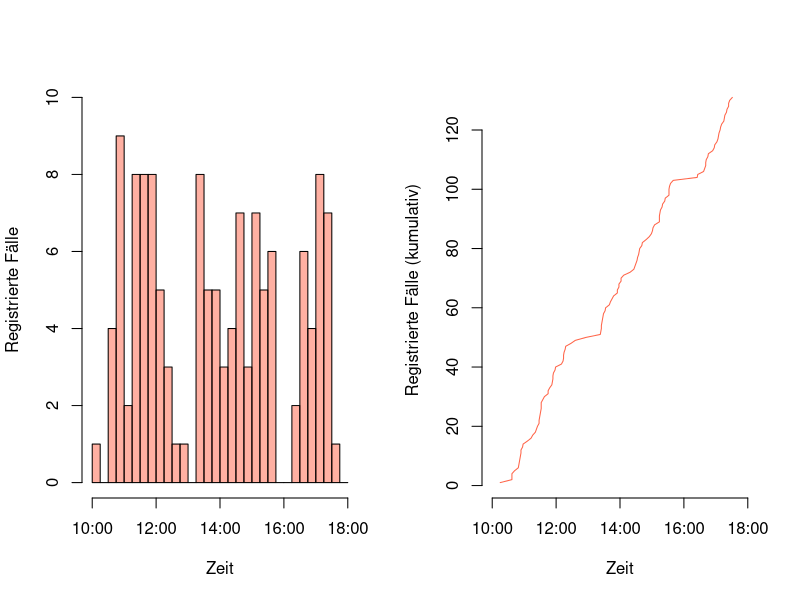
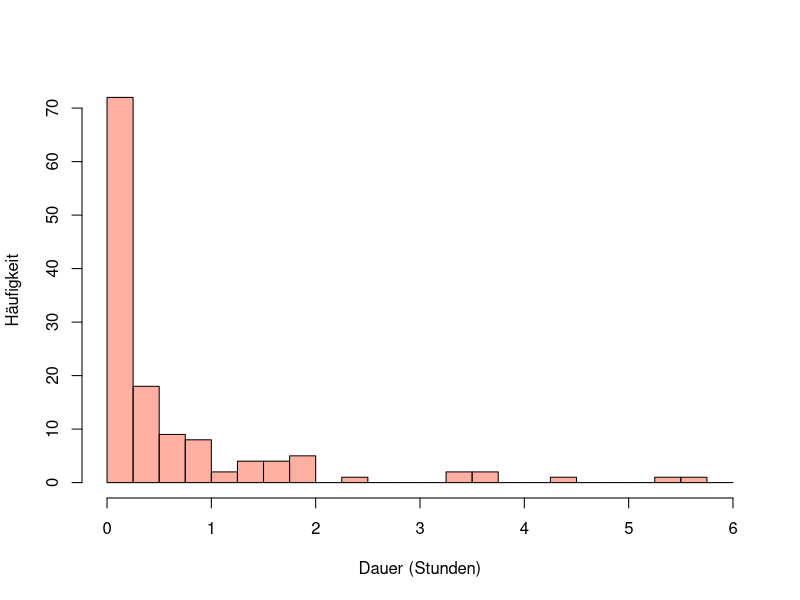
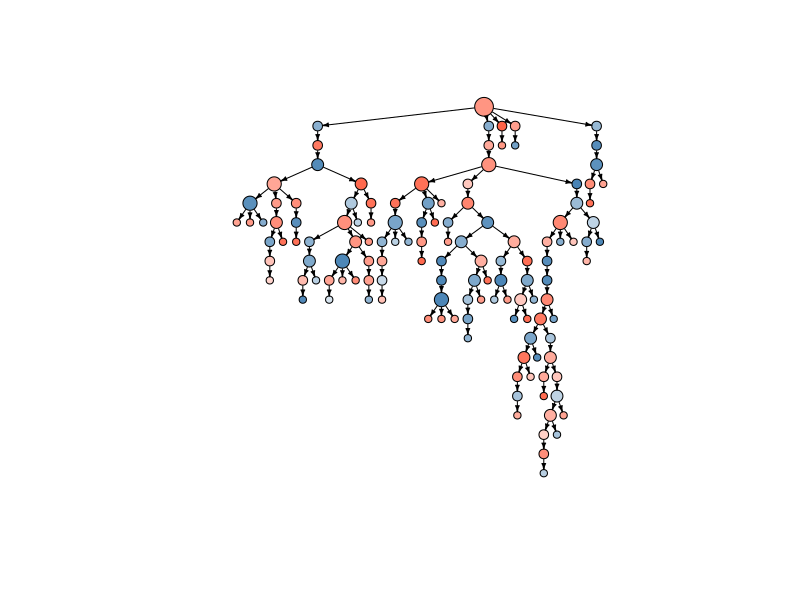
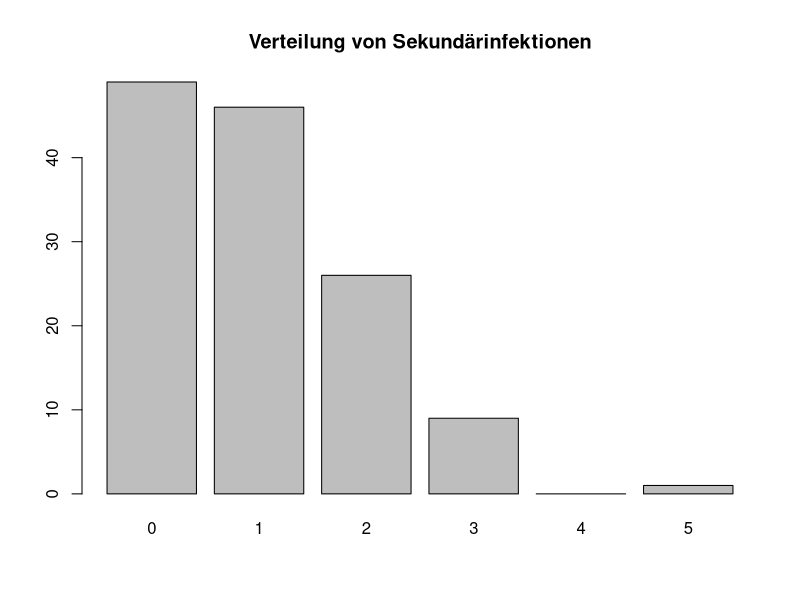
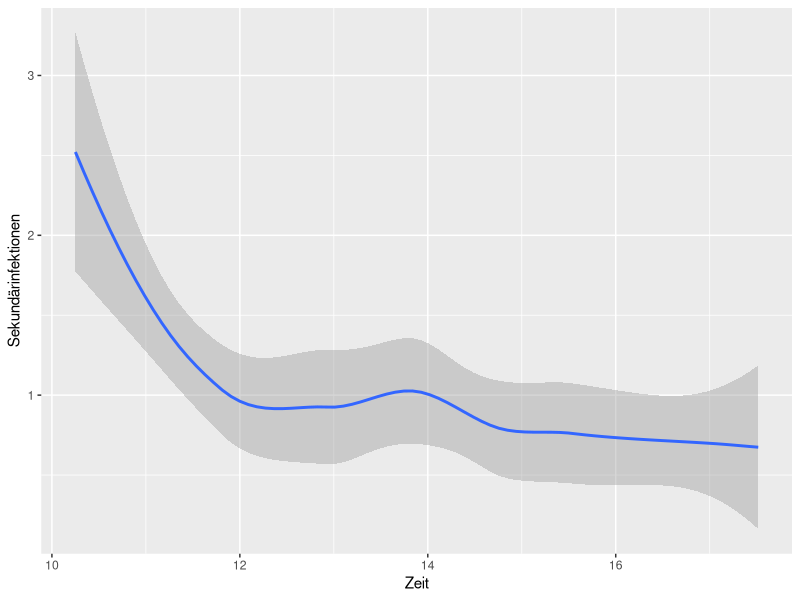
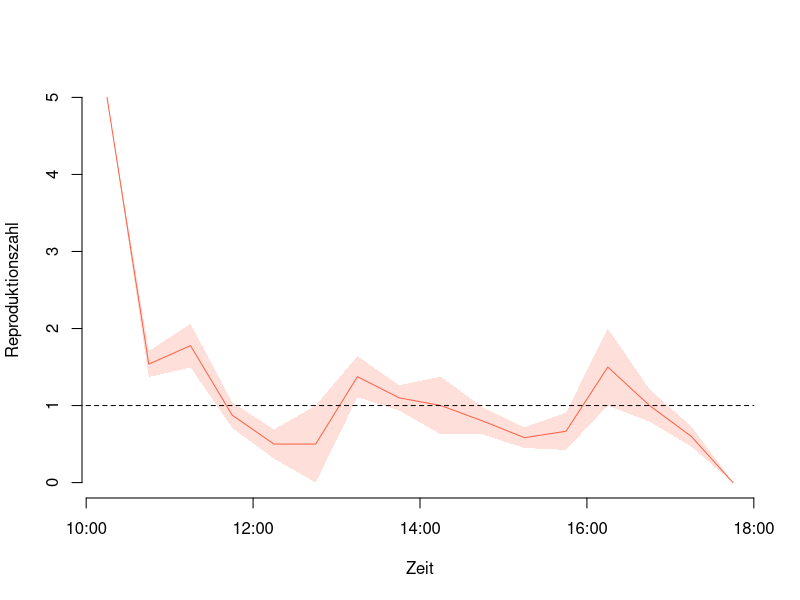
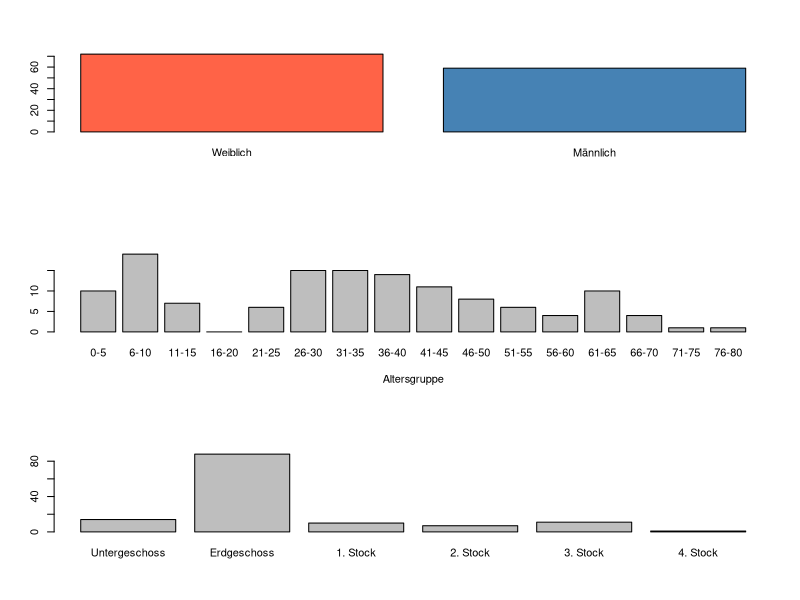
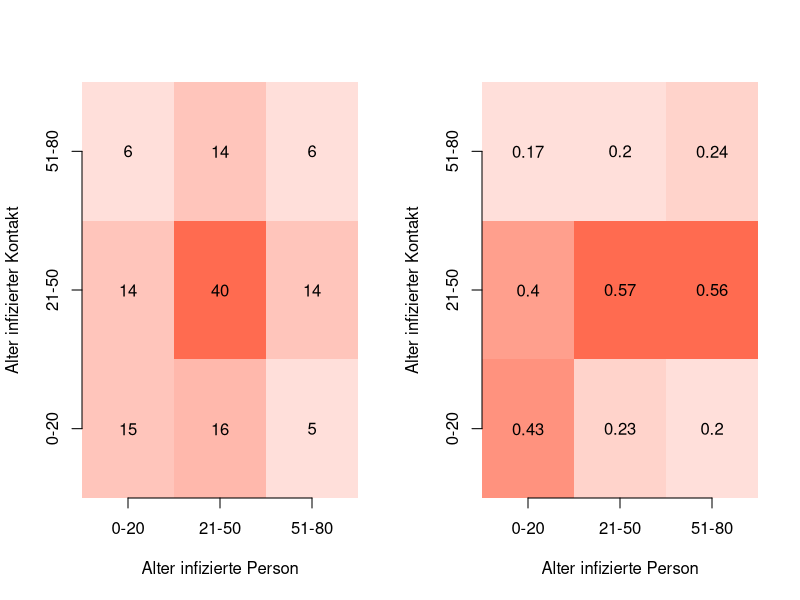

These charts were generated, in order, by the following R code:
## ---- chunk 1
# Load libraries
library(ggplot2)
library(lubridate)
library(fitdistrplus)
library(igraph)

# Read data
data <- read.csv("pandemic.csv")
data$time <- as.numeric(hm(data$time))/3600
n <- length(data$time)
begin <- data$time[1]
## ---- chunk 2
# Incidence of registered cases
par(mfrow=c(1,2))
hist(data$time,breaks=seq(10,18,0.25),xlim=c(10,18),ylim=c(0,10),col=alpha("tomato",alpha=0.5),xlab="Zeit",ylab="Registrierte Fälle",axes=FALSE,main=NA)
axis(1,seq(10,18,2),paste0(seq(10,18,2),":00"))
axis(2)

plot(data$time,1:n,xlim=c(10,18),ty="l",col="tomato",xlab="Zeit",ylab="Registrierte Fälle (kumulativ)",axes=FALSE,frame=FALSE)
axis(1,seq(10,18,2),paste0(seq(10,18,2),":00"))
axis(2)
## ---- chunk 3
# Generation time
gt <- numeric()
for(i in data$id) {
	gt <- c(gt,data$time[data$sid==i] - data$time[data$id==i])
}
gt[gt==0] <- 1/120

summary(gt)
fit <- fitdist(gt,"gamma")
summary(fit)

par(mfrow=c(1,1))
hist(gt,breaks=seq(0,6,0.25),xlim=c(0,6),col=alpha("tomato",alpha=0.5),xlab="Dauer (Stunden)",ylab="Häufigkeit",main=NA)
## ---- chunk 4
# Transmission network
edges <- cbind(data$sid,data$id)
edges <- edges[-1,]
g <- graph.data.frame(edges)

f_age <- function(x) {
	if(data$gender[data$id==x]==0) alpha("tomato",alpha=1-data$age[data$id==x]/100)
	else alpha("steelblue",alpha=1-data$age[data$id==x]/100)
}

f_time <- function(x) {
	if(data$gender[data$id==x]==0) alpha("tomato",alpha=(data$time[data$id==x]-data$time[1])/diff(range(data$time)))
	else alpha("steelblue",alpha=(data$time[data$id==x]-data$time[1])/diff(range(data$time)))
}

f_floor <- function(x) {
	if(data$gender[data$id==x]==0) alpha("tomato",alpha=(data$floor[data$id==x]+1)/5)
	else alpha("steelblue",alpha=(data$floor[data$id==x]+1)/5)
}

cols <- sapply(V(g),f_age)

plot(g,
	layout = layout.reingold.tilford,
	vertex.label = NA,
	vertex.size = 4 + 1.25*degree(g,mode = "out"), 
	edge.arrow.size = 0.3,
	edge.color = "black", 
	vertex.color = cols)
## ---- chunk 5
# Reproduction number
cases <- hist(data$sid[-1],breaks=seq(0.5,max(data$id)+0.5,1),plot=FALSE)$counts
x <- hist(cases,breaks=seq(-0.5,5.5,1),plot=FALSE)
barplot(x$counts,names.arg=0:5,main="Verteilung von Sekundärinfektionen")

r_data <- data.frame(time=data$time,cases=cases)
r_plot <- ggplot(r_data,aes(time,cases)) +
	geom_smooth() +
	labs(x="Zeit",y="Sekundärinfektionen")
r_plot

bins <- seq(10,18,0.5)
m <- numeric(length(bins[-1]))
c1 <- numeric(length(bins[-1]))
c2 <- numeric(length(bins[-1]))
for(i in 1:length(bins[-1])) {
	t1 <- bins[i]
	t2 <- bins[i+1]
	x <- r_data$cases[r_data$time > t1 & r_data$time < t2]
	if(length(x) > 1) {
		x <- t.test(x,conf.level=0.5)
		m[i] <- x$estimate
		c1[i] <- x$conf.int[1]
		c2[i] <- x$conf.int[2]
	} else {
		m[i] <- x
		c1[i] <- x
		c2[i] <- x
	}
}

tp <- bins[-length(bins)] + diff(bins)[1]/2
plot(tp,m,ty="l",col="tomato",xlab="Zeit",ylab="Reproduktionszahl",axes=FALSE,frame=FALSE)
polygon(c(tp,rev(tp)),c(c1,rev(c2)), col = alpha("tomato",alpha=0.2),border=NA)
lines(c(10,18),c(1,1),lty=2)
axis(1,seq(10,18,2),paste0(seq(10,18,2),":00"))
axis(2)
## ---- chunk 6
# Other distributions
par(mfrow=c(3,1))
x <- hist(data$gender,breaks=seq(-0.5,1.5,1),plot=FALSE)
barplot(x$counts,names.arg=c("Weiblich","Männlich"),col=c("tomato","steelblue"))
x <- hist(data$age,breaks=seq(0,80,5),plot=FALSE)
barplot(x$counts,names.arg=paste0(c(0,seq(6,76,5)),"-",seq(5,80,5)),xlab="Altersgruppe")
x <- hist(data$floor,breaks=seq(-1.5,4.5,1),plot=FALSE)
barplot(x$counts,names.arg=c("Untergeschoss","Erdgeschoss","1. Stock","2. Stock","3. Stock","4. Stock"))
## ---- chunk 7
# Age-mixing matrix
contacts <- data.frame()
for(i in data$id[-1]) {
	index <- data$sid[data$id==i]
	age <- data$age[data$id==index]
	contacts <- rbind(contacts,c(age,data$age[data$id==i]))
}
names(contacts) <- c("index","contact")

age <- c(-1,20,50,80)
n_age <- length(age)-1
mixing <- matrix(NA,nrow=n_age,ncol=n_age)
for(i in 1:n_age) {
	x <- contacts$contact[contacts$index > age[i] & contacts$index <= age[i+1]]
	x <- hist(x,breaks=age,plot=FALSE)$counts
	mixing[i,] <- x
}

par(mfrow=c(1,2))
image(1:n_age,1:n_age,mixing,col=alpha("tomato",alpha=seq(0.2,1,1/12)),xlab="Alter infizierte Person",ylab="Alter infizierter Kontakt",axes=FALSE)
axis(1,1:n_age,paste0(age[-(n_age+1)]+1,"-",age[-1]))
axis(2,1:n_age,paste0(age[-(n_age+1)]+1,"-",age[-1]))
for(i in 1:n_age) for (j in 1:n_age) text(i,j,signif(mixing[i,j],2))
image(1:n_age,1:n_age,mixing/rowSums(mixing),col=alpha("tomato",alpha=seq(0.2,1,1/12)),xlab="Alter infizierte Person",ylab="Alter infizierter Kontakt",axes=FALSE)
axis(1,1:n_age,paste0(age[-(n_age+1)]+1,"-",age[-1]))
axis(2,1:n_age,paste0(age[-(n_age+1)]+1,"-",age[-1]))
for(i in 1:n_age) for (j in 1:n_age) text(i,j,signif(mixing[i,j]/sum(mixing[i,]),2))
